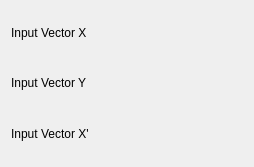
<ui version="4.0" >
  <class>LinearConfig</class>
 <widget class="QWidget" name="LinearConfig" >
  <property name="geometry" >
   <rect>
    <x>0</x>
    <y>0</y>
    <width>254</width>
    <height>167</height>
   </rect>
  </property>
  <layout class="QVBoxLayout" name="verticalLayout" >
   <item>
    <layout class="QHBoxLayout" name="horizontalLayout" >
     <item>
      <widget class="QLabel" name="label_3" >
       <property name="sizePolicy" >
        <sizepolicy vsizetype="Fixed" hsizetype="Fixed" >
         <horstretch>0</horstretch>
         <verstretch>0</verstretch>
        </sizepolicy>
       </property>
       <property name="text" >
        <string>Input Vector X</string>
       </property>
       <property name="wordWrap" >
        <bool>false</bool>
       </property>
      </widget>
     </item>
     <item>
      <widget class="Kst::VectorSelector" native="1" name="_vectorX" >
       <property name="sizePolicy" >
        <sizepolicy vsizetype="Preferred" hsizetype="Expanding" >
         <horstretch>0</horstretch>
         <verstretch>0</verstretch>
        </sizepolicy>
       </property>
      </widget>
     </item>
    </layout>
   </item>
   <item>
    <layout class="QHBoxLayout" name="horizontalLayout_2" >
     <item>
      <widget class="QLabel" name="label_4" >
       <property name="sizePolicy" >
        <sizepolicy vsizetype="Fixed" hsizetype="Fixed" >
         <horstretch>0</horstretch>
         <verstretch>0</verstretch>
        </sizepolicy>
       </property>
       <property name="text" >
        <string>Input Vector Y</string>
       </property>
       <property name="wordWrap" >
        <bool>false</bool>
       </property>
      </widget>
     </item>
     <item>
      <widget class="Kst::VectorSelector" native="1" name="_vectorY" >
       <property name="sizePolicy" >
        <sizepolicy vsizetype="Preferred" hsizetype="Expanding" >
         <horstretch>0</horstretch>
         <verstretch>0</verstretch>
        </sizepolicy>
       </property>
      </widget>
     </item>
    </layout>
   </item>
   <item>
    <layout class="QHBoxLayout" name="horizontalLayout_3" >
     <item>
      <widget class="QLabel" name="label_5" >
       <property name="sizePolicy" >
        <sizepolicy vsizetype="Fixed" hsizetype="Fixed" >
         <horstretch>0</horstretch>
         <verstretch>0</verstretch>
        </sizepolicy>
       </property>
       <property name="text" >
        <string>Input Vector X'</string>
       </property>
       <property name="wordWrap" >
        <bool>false</bool>
       </property>
      </widget>
     </item>
     <item>
      <widget class="Kst::VectorSelector" native="1" name="_vectorX1" >
       <property name="sizePolicy" >
        <sizepolicy vsizetype="Preferred" hsizetype="Expanding" >
         <horstretch>0</horstretch>
         <verstretch>0</verstretch>
        </sizepolicy>
       </property>
      </widget>
     </item>
    </layout>
   </item>
  </layout>
 </widget>
 <layoutdefault spacing="6" margin="11" />
 <pixmapfunction>qPixmapFromMimeSource</pixmapfunction>
 <customwidgets>
  <customwidget>
   <class>Kst::VectorSelector</class>
   <extends>QWidget</extends>
   <header>vectorselector.h</header>
  </customwidget>
 </customwidgets>
 <resources/>
 <connections/>
</ui>
